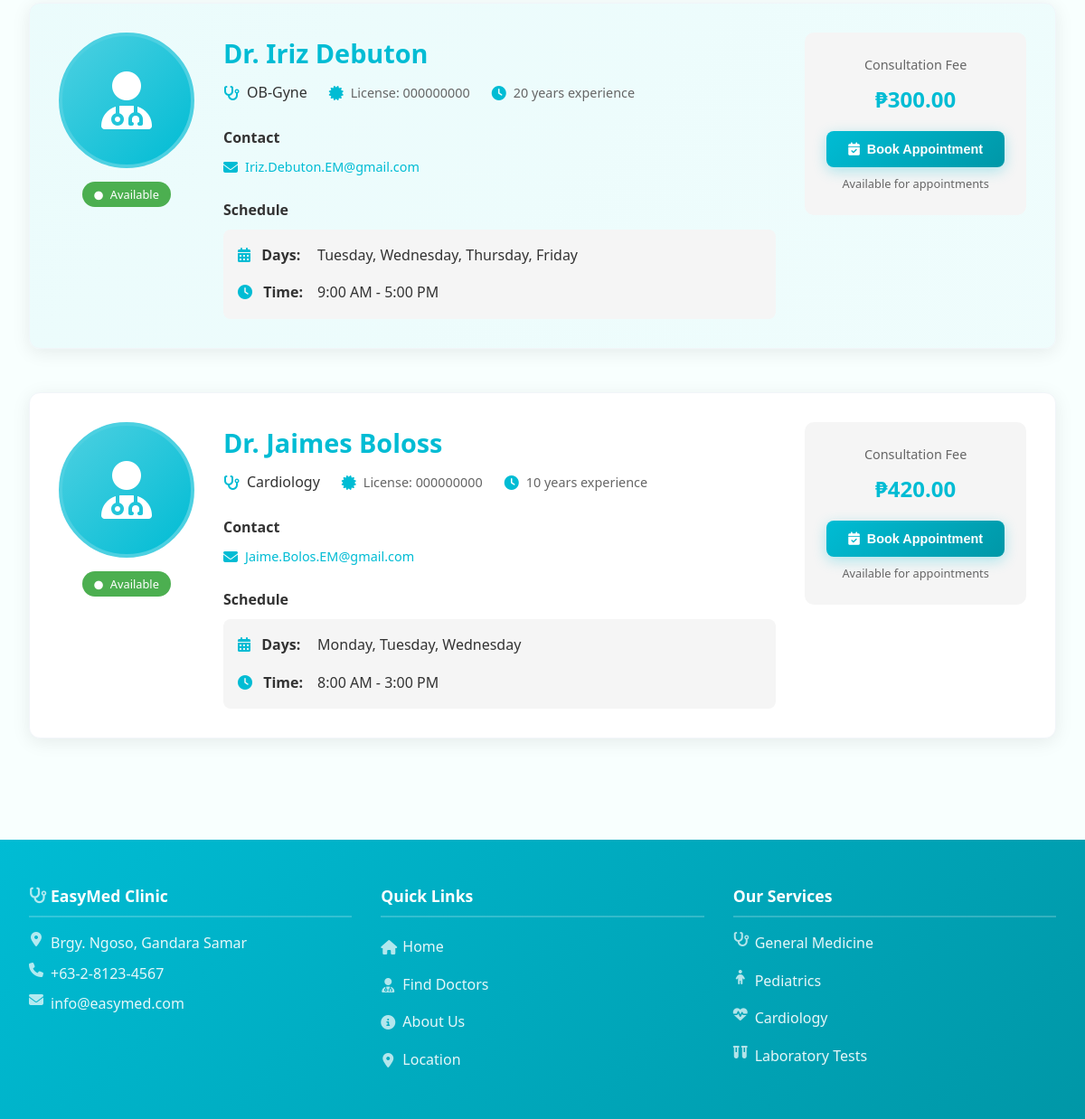
Page /doctors.php (lower part) on the earlier database version.
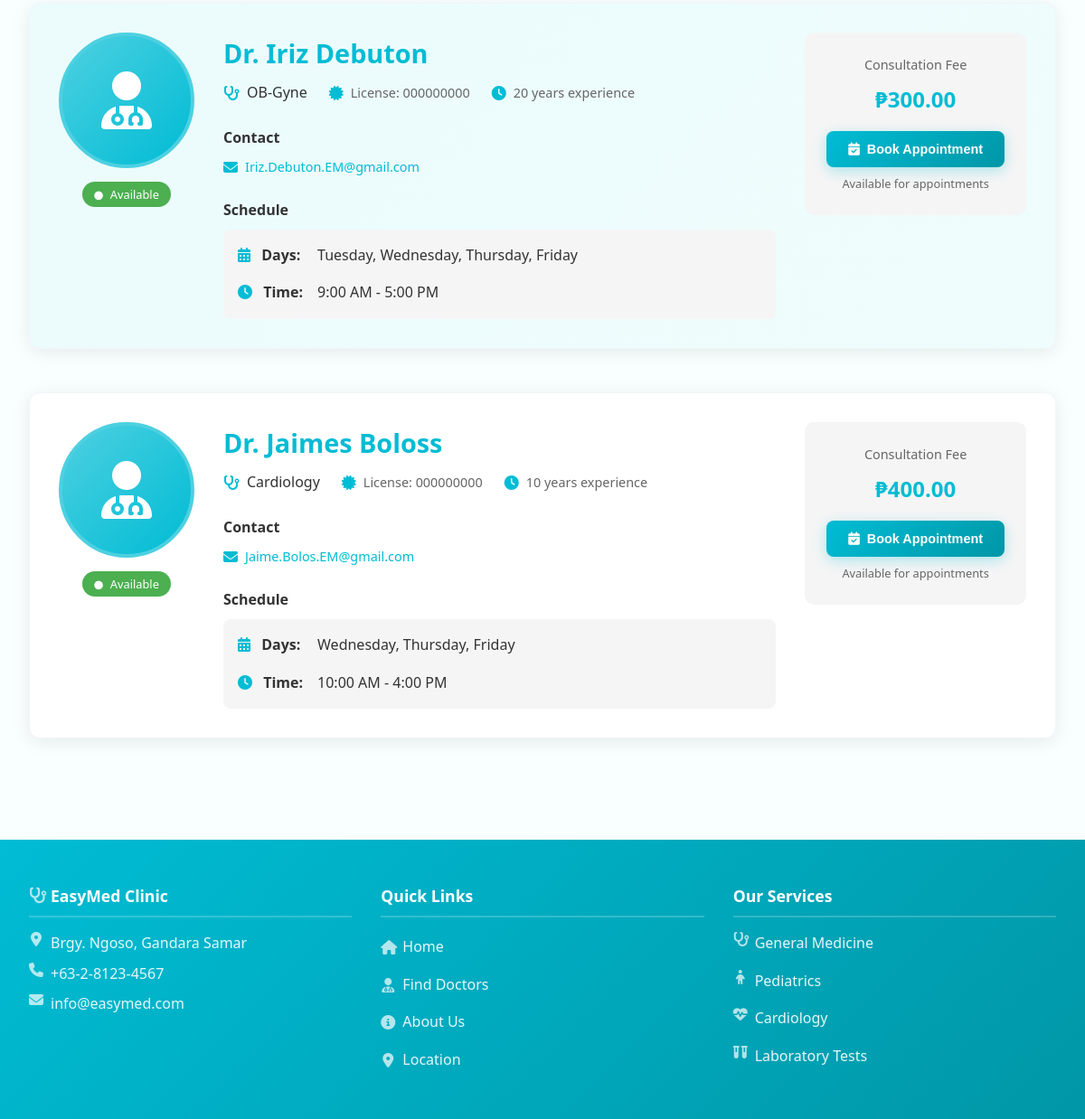
Same page on the later database version.
### tables this page shows
CREATE TABLE doctors (
                    id INTEGER PRIMARY KEY AUTOINCREMENT,
                    user_id INTEGER,
                    specialty VARCHAR(100),
                    license_number VARCHAR(50),
                    phone VARCHAR(20),
                    experience_years INTEGER DEFAULT 0,
                    consultation_fee DECIMAL(10,2) DEFAULT 0.00,
                    schedule_days TEXT,
                    schedule_time_start TIME,
                    schedule_time_end TIME,
                    biography TEXT,
                    is_available INTEGER DEFAULT 1,
                    status VARCHAR(20) DEFAULT 'active' CHECK (status IN ('active', 'inactive')),
                    created_at DATETIME DEFAULT CURRENT_TIMESTAMP,
                    FOREIGN KEY (user_id) REFERENCES users(id)
                );

CREATE TABLE users (
                    id INTEGER PRIMARY KEY AUTOINCREMENT,
                    username VARCHAR(50) UNIQUE NOT NULL,
                    email VARCHAR(100) UNIQUE NOT NULL,
                    password VARCHAR(255) NOT NULL,
                    first_name VARCHAR(50),
                    last_name VARCHAR(50),
                    profile_image VARCHAR(255),
                    role VARCHAR(20) DEFAULT 'patient' CHECK (role IN ('admin', 'doctor', 'patient')),
                    is_active INTEGER DEFAULT 1,
                    status VARCHAR(20) DEFAULT 'pending' CHECK (status IN ('active', 'inactive', 'pending')),
                    created_at DATETIME DEFAULT CURRENT_TIMESTAMP,
                    updated_at DATETIME DEFAULT CURRENT_TIMESTAMP
                , email_verified INTEGER DEFAULT 0, phone TEXT, date_of_birth TEXT, gender TEXT, address TEXT);

### includes/database.php (called while the page is built, shortened)
<?php
class Database {
    private $connection;
    private static $instance = null;
    public static function getInstance() {
        if (self::$instance === null) {
            self::$instance = new self();
        }
        return self::$instance;
    }
    private function connect() {
        try {
            if (DB_TYPE === 'sqlite') {
                $this->connection = new PDO(
                    "sqlite:" . SQLITE_PATH,
                    null,
                    null,
                    array(
                        PDO::ATTR_ERRMODE => PDO::ERRMODE_EXCEPTION,
                        PDO::ATTR_DEFAULT_FETCH_MODE => PDO::FETCH_ASSOC
                    )
                );
                $this->connection->exec('PRAGMA foreign_keys = ON');
            }
        } catch (PDOException $e) {
            die("Database connection failed: " . $e->getMessage());
        }
    }
    public function query($sql, $params = array()) {
        try {
            $stmt = $this->connection->prepare($sql);
            $stmt->execute($params);
            return $stmt;
        } catch (PDOException $e) {
            error_log("Database query error: " . $e->getMessage());
            throw $e;
        }
    }
    public function fetchAll($sql, $params = array()) {
        $stmt = $this->query($sql, $params);
        return $stmt->fetchAll();
    }
}
?>

### includes/functions.php (called while the page is built, shortened)
<?php
require_once 'database.php';
function formatTime($time, $format = 'g:i A') {
    $timestamp = strtotime($time);
    return date($format, $timestamp);
}
?>

### doctors.php (the view, shortened to what the changed rows need)
<?php
require_once 'includes/header.php';
$db = Database::getInstance();
$doctors = $db->fetchAll("
    SELECT u.id, u.first_name, u.last_name, u.email, u.profile_image,
           d.id as doctor_id, d.specialty, d.license_number, d.biography,
           d.consultation_fee, d.experience_years, d.schedule_days,
           d.schedule_time_start, d.schedule_time_end, d.is_available, d.phone
    FROM users u
    JOIN doctors d ON u.id = d.user_id
    WHERE u.role = 'doctor' AND u.is_active = 1
    ORDER BY u.first_name
");
?>
<section class="section">
    <div class="container">
        <?php if (!empty($doctors)): ?>
            <div style="display: grid; gap: 3rem;">
                <?php foreach ($doctors as $index => $doctor): ?>
                    <div class="card" style="<?php echo $index % 2 === 0 ? '' : 'background: linear-gradient(135deg, rgba(0, 188, 212, 0.05), rgba(77, 208, 225, 0.05));'; ?>">
                        <div style="display: grid; grid-template-columns: auto 1fr auto; gap: 2rem; align-items: start;">
                            <div style="text-align: center;">
                                <?php if (!empty($doctor['profile_image']) && file_exists('assets/images/' . $doctor['profile_image'])): ?>
                                    <img src="<?php echo SITE_URL; ?>/assets/images/<?php echo htmlspecialchars($doctor['profile_image']); ?>"
                                         alt="Dr. <?php echo htmlspecialchars($doctor['first_name'] . ' ' . $doctor['last_name']); ?>"
                                         style="width: 150px; height: 150px; border-radius: 50%; object-fit: cover; border: 4px solid var(--light-cyan);">
                                <?php else: ?>
                                    <div style="width: 150px; height: 150px; background: linear-gradient(135deg, var(--light-cyan), var(--primary-cyan)); border-radius: 50%; display: flex; align-items: center; justify-content: center; border: 4px solid var(--light-cyan);">
                                        <i class="fas fa-user-md" style="font-size: 4rem; color: white;"></i>
                                    </div>
                                <?php endif; ?>
                                <div style="margin-top: 1rem;">
                                    <?php if ($doctor['is_available']): ?>
                                        <span style="background-color: var(--success); color: white; padding: 0.3rem 0.8rem; border-radius: 20px; font-size: 0.8rem; font-weight: 500;">
                                            <i class="fas fa-circle" style="font-size: 0.6rem; margin-right: 0.3rem;"></i>
                                            Available
                                        </span>
                                    <?php endif; ?>
                                </div>
                            </div>
                            <div>
                                <h3 style="color: var(--primary-cyan); margin-bottom: 0.5rem; font-size: 1.8rem;">
                                    Dr. <?php echo htmlspecialchars($doctor['first_name'] . ' ' . $doctor['last_name']); ?>
                                </h3>
                                <div style="display: flex; flex-wrap: wrap; gap: 1.5rem; margin-bottom: 1.5rem;">
                                    <div style="display: flex; align-items: center;">
                                        <i class="fas fa-stethoscope" style="color: var(--primary-cyan); margin-right: 0.5rem;"></i>
                                        <span style="font-weight: 500; color: var(--text-dark);">
                                            <?php echo htmlspecialchars($doctor['specialty']); ?>
                                        </span>
                                    </div>
                                    <div style="display: flex; align-items: center;">
                                        <i class="fas fa-certificate" style="color: var(--primary-cyan); margin-right: 0.5rem;"></i>
                                        <span style="color: var(--text-light); font-size: 0.9rem;">
                                            License: <?php echo htmlspecialchars($doctor['license_number']); ?>
                                        </span>
                                    </div>
                                    <?php if ($doctor['experience_years'] > 0): ?>
                                        <div style="display: flex; align-items: center;">
                                            <i class="fas fa-clock" style="color: var(--primary-cyan); margin-right: 0.5rem;"></i>
                                            <span style="color: var(--text-light); font-size: 0.9rem;">
                                                <?php echo $doctor['experience_years']; ?> years experience
                                            </span>
                                        </div>
                                    <?php endif; ?>
                                </div>
                                <div style="margin-bottom: 1.5rem;">
                                    <h4 style="color: var(--text-dark); margin-bottom: 0.5rem; font-size: 1rem;">Contact</h4>
                                    <div style="display: flex; flex-wrap: wrap; gap: 1rem;">
                                        <?php if (!empty($doctor['email'])): ?>
                                            <div style="display: flex; align-items: center;">
                                                <i class="fas fa-envelope" style="color: var(--primary-cyan); margin-right: 0.5rem;"></i>
                                                <a href="mailto:<?php echo htmlspecialchars($doctor['email']); ?>"
                                                   style="color: var(--primary-cyan); text-decoration: none; font-size: 0.9rem;">
                                                    <?php echo htmlspecialchars($doctor['email']); ?>
                                                </a>
                                            </div>
                                        <?php endif; ?>
                                    </div>
                                </div>
                                <div>
                                    <h4 style="color: var(--text-dark); margin-bottom: 0.5rem; font-size: 1rem;">Schedule</h4>
                                    <div style="background-color: var(--light-gray); padding: 1rem; border-radius: 8px;">
                                        <div style="display: grid; grid-template-columns: auto 1fr; gap: 1rem; align-items: center;">
                                            <div>
                                                <i class="fas fa-calendar-alt" style="color: var(--primary-cyan); margin-right: 0.5rem;"></i>
                                                <strong>Days:</strong>
                                            </div>
                                            <div style="color: var(--text-dark);">
                                                <?php
                                                $days = explode(',', $doctor['schedule_days']);
                                                echo htmlspecialchars(implode(', ', $days));
                                                ?>
                                            </div>
                                            <div>
                                                <i class="fas fa-clock" style="color: var(--primary-cyan); margin-right: 0.5rem;"></i>
                                                <strong>Time:</strong>
                                            </div>
                                            <div style="color: var(--text-dark);">
                                                <?php
                                                if (!empty($doctor['schedule_time_start']) && !empty($doctor['schedule_time_end'])) {
                                                    echo formatTime($doctor['schedule_time_start']) . ' - ' . formatTime($doctor['schedule_time_end']);
                                                } else {
                                                    echo 'Not set';
                                                }
                                                ?>
                                            </div>
                                        </div>
                                    </div>
                                </div>
                            </div>
                            <div style="text-align: center; min-width: 200px;">
                                <div style="background-color: var(--light-gray); padding: 1.5rem; border-radius: 10px;">
                                    <div style="margin-bottom: 1rem;">
                                        <div style="font-size: 0.9rem; color: var(--text-light); margin-bottom: 0.5rem;">
                                            Consultation Fee
                                        </div>
                                        <div style="font-size: 1.5rem; font-weight: bold; color: var(--primary-cyan);">
                                            ₱<?php echo number_format($doctor['consultation_fee'], 2); ?>
                                        </div>
                                    </div>
                                    <?php if ($doctor['is_available']): ?>
                                        <?php if (isset($_SESSION['user_id']) && $_SESSION['role'] === 'patient'): ?>
                                            <a href="<?php echo SITE_URL; ?>/patient/book-appointment.php?doctor=<?php echo $doctor['doctor_id']; ?>"
                                               class="btn btn-primary w-100" style="margin-bottom: 0.5rem;">
                                                <i class="fas fa-calendar-check"></i> Book Appointment
                                            </a>
                                        <?php else: ?>
                                            <button class="btn btn-primary w-100" onclick="EasyMed.openModal('loginModal')" style="margin-bottom: 0.5rem;">
                                                <i class="fas fa-calendar-check"></i> Book Appointment
                                            </button>
                                        <?php endif; ?>
                                        <div style="font-size: 0.8rem; color: var(--text-light); text-align: center;">
                                            Available for appointments
                                        </div>
                                    <?php endif; ?>
                                </div>
                            </div>
                        </div>
                    </div>
                <?php endforeach; ?>
            </div>
        <?php endif; ?>
    </div>
</section>
<?php require_once 'includes/footer.php'; ?>

Differences in the rows shown:
changed doctors "Cardiology": schedule_days "Monday, Tuesday, Wednesday" → "Wednesday, Thursday, Friday"; schedule_time_start "8:00 AM" → "10:00 AM"; schedule_time_end "3:00 PM" → "4:00 PM"; consultation_fee "420.00" → "400.00"
